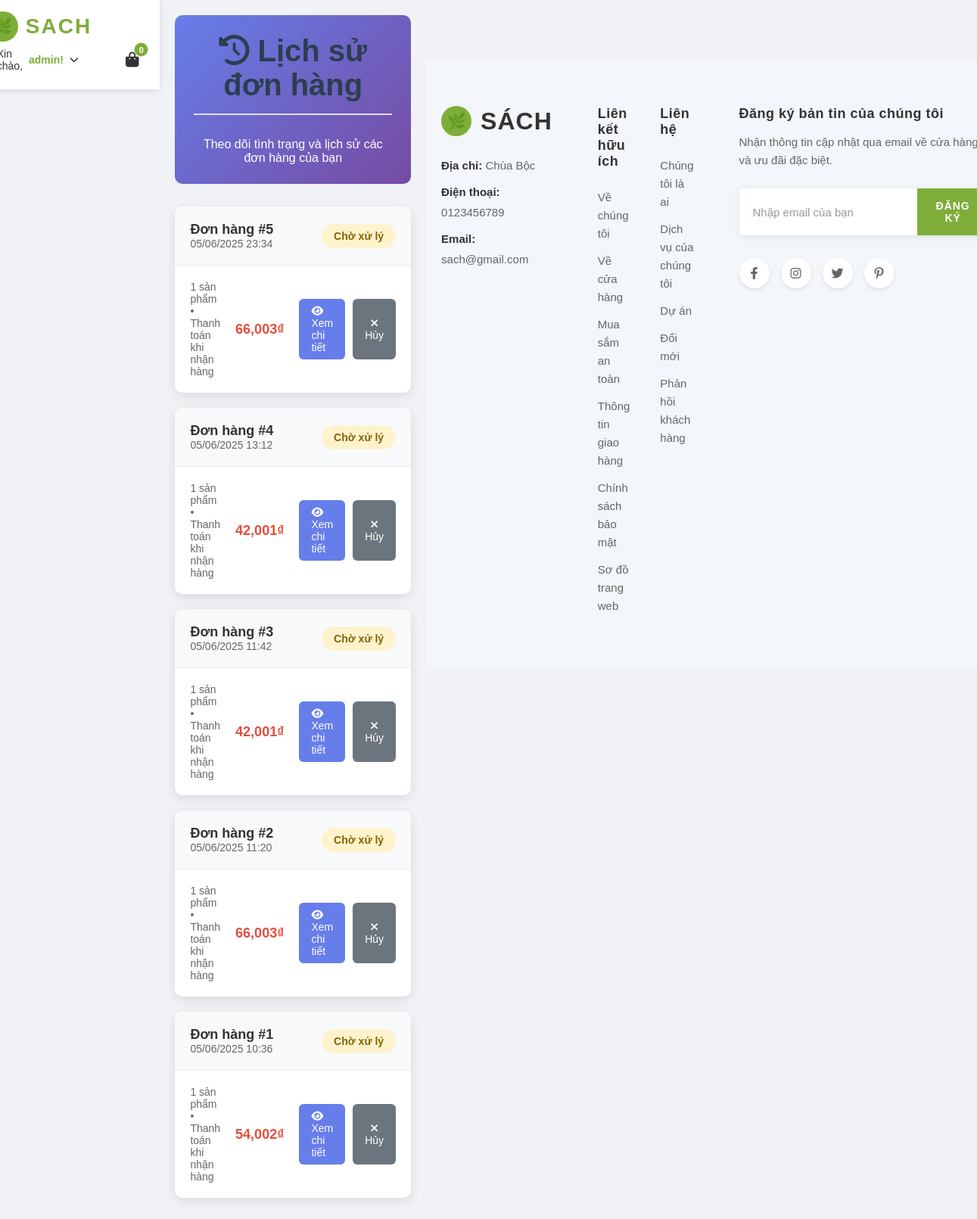
Screenshot of /orders/ (signed in) with the database file from the repository.
### apps/orders/models.py (models this page shows, shortened)
class Order(models.Model):
    STATUS_CHOICES = [
        ('pending', 'Chờ xử lý'),
        ('processing', 'Đang xử lý'),
        ('shipped', 'Đã giao hàng'),
        ('delivered', 'Đã nhận hàng'),
        ('cancelled', 'Đã hủy'),
    ]
    PAYMENT_CHOICES = [
        ('cod', 'Thanh toán khi nhận hàng'),
    ]
    user = models.ForeignKey(User, on_delete=models.CASCADE, null=True, blank=True, verbose_name="Khách hàng")
    full_name = models.CharField(max_length=100, verbose_name="Họ và tên")
    email = models.EmailField(verbose_name="Email")
    phone = models.CharField(max_length=20, verbose_name="Số điện thoại")
    address = models.TextField(verbose_name="Địa chỉ")
    city = models.CharField(max_length=100, verbose_name="Tỉnh/Thành phố")
    district = models.CharField(max_length=100, verbose_name="Quận/Huyện")
    ward = models.CharField(max_length=100, verbose_name="Phường/Xã")
    total_amount = models.DecimalField(max_digits=10, decimal_places=3, verbose_name="Tổng tiền")
    shipping_fee = models.DecimalField(max_digits=10, decimal_places=3, default=0, verbose_name="Phí vận chuyển")
    status = models.CharField(max_length=20, choices=STATUS_CHOICES, default='pending', verbose_name="Trạng thái")
    payment_method = models.CharField(max_length=20, choices=PAYMENT_CHOICES, default='cod', verbose_name="Phương thức thanh toán")
    notes = models.TextField(blank=True, null=True, verbose_name="Ghi chú")
    created_at = models.DateTimeField(auto_now_add=True, verbose_name="Ngày tạo")
    updated_at = models.DateTimeField(auto_now=True, verbose_name="Ngày cập nhật")
    class Meta:
        verbose_name = "Đơn hàng"
        verbose_name_plural = "Đơn hàng"
        ordering = ['-created_at']
    def get_total_with_shipping(self):
        return self.total_amount + self.shipping_fee

### apps/orders/views.py (the view, shortened to what this page needs)
# urls.py: path('', views.order_list_view, name='list'),                # /orders/ - Lịch sử đơn hàng
def order_list_view(request):
    if request.user.is_authenticated:
        orders = Order.objects.filter(user=request.user)
        return render(request, 'orders/order_list.html', {'orders': orders})

### apps/cart/context_processors.py (called while the page is built)
def cart_context(request):
    cart = request.session.get('cart', {})
    cart_count = sum(cart.values())
    return {
        'cart_count': cart_count,
        'cart_items_exist': cart_count > 0
    }

### apps/orders/templates/orders/order_list.html (shortened to what this page needs)
{% extends 'base.html' %}
{% load static %}
{% block content %}
<div class="orders-container">
    <div class="orders-header">
        <h1><i class="fas fa-history"></i> Lịch sử đơn hàng</h1>
        <p>Theo dõi tình trạng và lịch sử các đơn hàng của bạn</p>
    </div>
    {% if orders %}
        {% for order in orders %}
        <div class="order-card">
            <div class="order-card-header">
                <div class="order-info">
                    <div>
                        <div class="order-id">Đơn hàng #{{ order.id }}</div>
                        <div class="order-date">{{ order.created_at|date:"d/m/Y H:i" }}</div>
                    </div>
                </div>
                <div class="order-status status-{{ order.status }}">
                    {{ order.get_status_display }}
                </div>
            </div>
            <div class="order-card-body">
                <div class="order-summary">
                    <div class="order-items-preview">
                        {% with order.items.count as item_count %}
                            {{ item_count }} sản phẩm
                        {% endwith %}
                        • {{ order.get_payment_method_display }}
                    </div>
                    <div class="order-total">
                                                 {{ order.get_total_with_shipping|floatformat:3 }}₫
                    </div>
                    <div class="order-actions">
                        <a href="{% url 'orders:detail' order.id %}" class="btn btn-primary">
                            <i class="fas fa-eye"></i> Xem chi tiết
                        </a>
                        {% if order.status == 'pending' %}
                        <button class="btn btn-secondary">
                            <i class="fas fa-times"></i> Hủy
                        </button>
                        {% endif %}
                    </div>
                </div>
            </div>
        </div>
        {% endfor %}
    {% endif %}
</div>
{% endblock %}

### templates/components/header.html (shortened to what this page needs)
{% load static %}
<link rel="stylesheet" href="{% static 'css/header.css' %}">
    <header class="header">
        <div class="header-container">
            <a href="{% url 'books:list' %}" class="logo">
                <div class="logo-icon"></div>
                <span class="logo-text">SACH</span>
            </a>
            <div class="header-right">
                <div class="user-auth">
                    {% if user.is_authenticated %}
                        <div class="user-dropdown">
                            <span class="user-greeting" onclick="toggleDropdown()">
                                Xin chào, <strong>{{ user.first_name|default:user.username }}!</strong>
                                <i class="fas fa-chevron-down dropdown-arrow"></i>
                            </span>
                        </div>
                    {% endif %}
                </div>
                <a href="{% url 'cart:detail' %}" class="icon-btn cart-link">
                    <i class="fa fa-shopping-bag"></i>
                    <span class="badge cart-count-badge">{{ cart_count|default:0 }}</span>
                </a>
            </div>
        </div>
    </header>

### apps/books/static/books/style.css (style rules this page uses)
body { font-family: 'Segoe UI', Tahoma, Geneva, Verdana, sans-serif; background-color: #f0f2f5; color: #333; margin: 0; padding: 0; display: flex; justify-content: center; align-items: flex-start; min-height: 100vh; }
h1 { color: #2c3e50; text-align: center; margin-bottom: 30px; font-size: 2.5em; border-bottom: 2px solid #e0e0e0; padding-bottom: 15px; }

### static/css/header.css (style rules this page uses)
* { margin: 0; padding: 0; box-sizing: border-box; }
body { font-family: 'Arial', sans-serif; }
.header { background: white; box-shadow: 0 2px 10px rgba(0,0,0,0.1); position: sticky; top: 0; z-index: 1000; }
.header-container { max-width: 1200px; margin: 0 auto; display: flex; align-items: center; justify-content: space-between; padding: 15px 20px; flex-wrap: wrap; }
.logo { display: flex; align-items: center; text-decoration: none; gap: 10px; }
.logo-icon { width: 40px; height: 40px; background: #7fad39; border-radius: 50%; display: flex; align-items: center; justify-content: center; position: relative; }
.logo-icon::before { content: "🌿"; font-size: 20px; color: white; }
.logo-text { font-size: 28px; font-weight: 800; color: #7fad39; letter-spacing: 2px; }
.header-right { display: flex; align-items: center; gap: 20px; }
.user-auth { display: flex; align-items: center; gap: 12px; margin-right: 15px; }
.user-greeting { font-size: 14px; color: #333; margin-right: 8px; }
.user-greeting strong { color: #7fad39; }
.icon-btn { background: none; border: none; cursor: pointer; position: relative; padding: 8px; border-radius: 50%; transition: all 0.3s ease; text-decoration: none; color: #333; }
.icon-btn i { font-size: 20px; color: inherit; }
.badge { position: absolute; top: 0; right: 0; background: #e74c3c; color: white; border-radius: 50%; width: 18px; height: 18px; font-size: 11px; font-weight: 600; display: flex; align-items: center; justify-content: center; transform: translate(25%, -25%); }
.cart-count-badge { background: #7fad39; }
.cart-link { color: #333; text-decoration: none; }
.user-dropdown { position: relative; display: inline-block; }
.user-greeting { cursor: pointer; padding: 8px 12px; border-radius: 8px; transition: all 0.3s ease; display: flex; align-items: center; gap: 8px; }
.dropdown-arrow { font-size: 12px; transition: transform 0.3s ease; }

### apps/orders/templates/orders/order_list.html (style rules this page uses)
.orders-container { max-width: 1000px; margin: 0 auto; padding: 20px; }
.orders-header { background: linear-gradient(135deg, #667eea 0%, #764ba2 100%); color: white; padding: 25px; border-radius: 10px; margin-bottom: 30px; text-align: center; }
.order-card { background: white; border-radius: 10px; box-shadow: 0 4px 15px rgba(0,0,0,0.1); margin-bottom: 20px; overflow: hidden; transition: transform 0.3s; }
.order-card-header { background: #f8f9fa; padding: 20px; border-bottom: 1px solid #e9ecef; display: flex; justify-content: space-between; align-items: center; }
.order-info { display: flex; align-items: center; gap: 15px; }
.order-id { font-weight: 600; font-size: 18px; color: #333; }
.order-date { color: #666; font-size: 14px; }
.order-status { padding: 8px 16px; border-radius: 20px; font-size: 14px; font-weight: 600; }
.status-pending { background: #fff3cd; color: #856404; }
.order-card-body { padding: 20px; }
.order-summary { display: grid; grid-template-columns: 1fr auto auto; gap: 20px; align-items: center; }
.order-items-preview { color: #666; font-size: 14px; }
.order-total { font-weight: 600; font-size: 18px; color: #e74c3c; }
.order-actions { display: flex; gap: 10px; }
.btn { padding: 8px 16px; border-radius: 6px; text-decoration: none; font-size: 14px; font-weight: 500; transition: all 0.3s; border: none; cursor: pointer; }
.btn-primary { background: #667eea; color: white; }
.btn-secondary { background: #6c757d; color: white; }

### rows the page displays
Order: id "5", created_at "05/06/2025 23:34", status "Chờ xử lý", items.count "1", payment_method "Thanh toán khi nhận hàng", get_total_with_shipping "66,003", shows "Hủy"
Order: id "4", created_at "05/06/2025 13:12", status "Chờ xử lý", items.count "1", payment_method "Thanh toán khi nhận hàng", get_total_with_shipping "42,001", shows "Hủy"
Order: id "3", created_at "05/06/2025 11:42", status "Chờ xử lý", items.count "1", payment_method "Thanh toán khi nhận hàng", get_total_with_shipping "42,001", shows "Hủy"
Order: id "2", created_at "05/06/2025 11:20", status "Chờ xử lý", items.count "1", payment_method "Thanh toán khi nhận hàng", get_total_with_shipping "66,003", shows "Hủy"
Order: id "1", created_at "05/06/2025 10:36", status "Chờ xử lý", items.count "1", payment_method "Thanh toán khi nhận hàng", get_total_with_shipping "54,002", shows "Hủy"

### other values shown
{{ user.first_name|default:user.username }} "admin"
{{ cart_count|default:0 }} "0"
